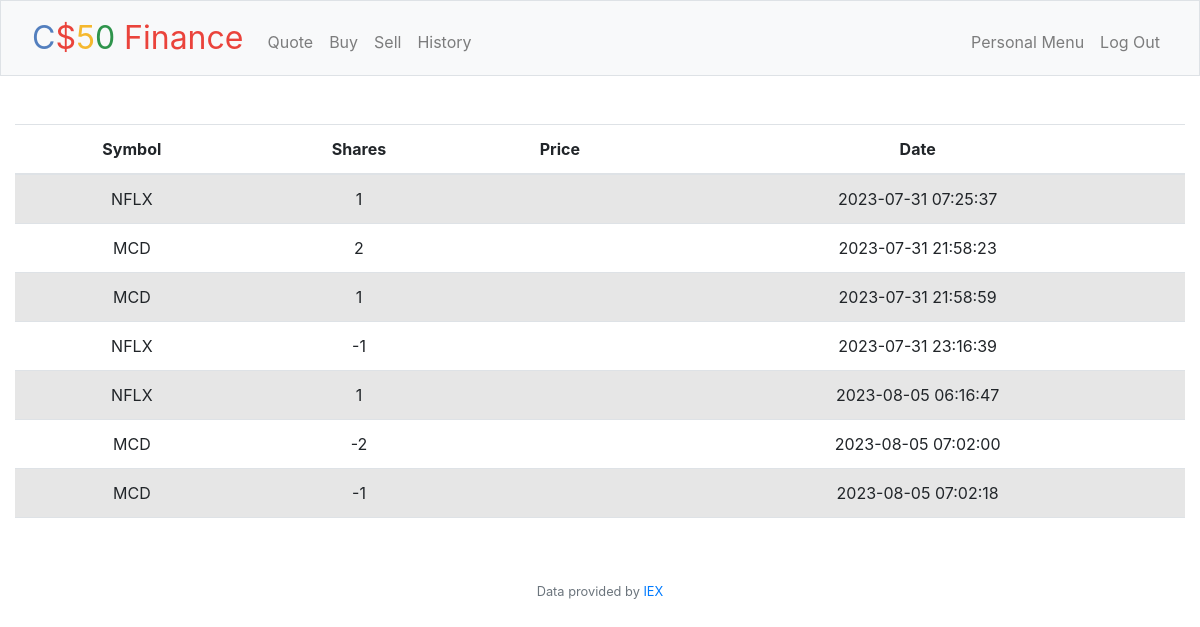
The page /history (signed in) on the database its author committed.
### tables this page shows
CREATE TABLE 'transactions' ('id' INTEGER PRIMARY KEY AUTOINCREMENT NOT NULL, 'user_id' INTEGER, 'symbol' TEXT, 'shares' INTEGER,'price' REAL, 'date' DATETIME);

### app.py (the view)
@app.route("/history")
@login_required
def history():
    user_id = session["user_id"]
    transactions_db = db.execute ("SELECT * FROM transactions WHERE user_id = :id", id = user_id)
    return render_template("history.html", transactions = transactions_db)

### app.py (called while the page is built)
@app.after_request
def after_request(response):
    response.headers["Cache-Control"] = "no-cache, no-store, must-revalidate"
    response.headers["Expires"] = 0
    response.headers["Pragma"] = "no-cache"
    return response

### helpers.py (called while the page is built)
def login_required(f):
    @wraps(f)
    def decorated_function(*args, **kwargs):
        if session.get("user_id") is None:
            return redirect("/login")
        return f(*args, **kwargs)
    return decorated_function

### templates/history.html (shortened to what this page needs)
{% extends "layout.html" %}
{% block main %}
<table class="table table-striped">
    <thead>
      <tr>
        <th scope="col">Symbol</th>
        <th scope="col">Shares</th>
        <th scope="col">Price</th>
        <th scope="col">Date</th>
      </tr>
    </thead>
    <tbody>
        {% for row in transactions %}
            <tr>
                <td>{{ row["symbol"] }}</td>
                <td>{{ row["shares"] }}</td>
                <td>{{ row["price | usd" ] }}</td>
                <td>{{ row["date"]}}</td>
            </tr>
        {% endfor %}
    </tbody>
  </table>
{% endblock %}

### templates/layout.html (shortened to what this page needs)
<!DOCTYPE html>
<html lang="en">
    <head>
        <link href="https://cdn.jsdelivr.net/npm/bootstrap@5.1.3/dist/css/bootstrap.min.css" rel="stylesheet">
        <link href="/static/styles.css" rel="stylesheet">
        <link rel="stylesheet" href="https://cdn.jsdelivr.net/npm/bootstrap@4.1.3/dist/css/bootstrap.min.css">
    </head>
    <body>
        <nav class="bg-light border navbar navbar-expand-md navbar-light">
            <div class="container-fluid">
                <a class="navbar-brand" href="/"><span class="blue">C</span><span class="red">$</span><span class="yellow">5</span><span class="green">0</span> <span class="red">Finance</span></a>
                <div class="collapse navbar-collapse" id="navbar">
                    {% if session["user_id"] %}
                        <ul class="navbar-nav me-auto mt-2">
                            <li class="nav-item"><a class="nav-link" href="/quote">Quote</a></li>
                            <li class="nav-item"><a class="nav-link" href="/buy">Buy</a></li>
                            <li class="nav-item"><a class="nav-link" href="/sell">Sell</a></li>
                            <li class="nav-item"><a class="nav-link" href="/history">History</a></li>
                        </ul>
                        <ul class="navbar-nav ms-auto mt-2">
                            <li class="nav-item"><a class="nav-link" href="/usermenu">Personal Menu</a></li>
                            <li class="nav-item"><a class="nav-link" href="/logout">Log Out</a></li>
                        </ul>
                    {% else %}
                        <ul class="navbar-nav ms-auto mt-2">
                            <li class="nav-item"><a class="nav-link" href="/register">Register</a></li>
                            <li class="nav-item"><a class="nav-link" href="/login">Log In</a></li>
                        </ul>
                    {% endif %}
                </div>
            </div>
        </nav>
        <main class="container-fluid py-5 text-center">
            {% block main %}{% endblock %}
        </main>
        <footer class="mb-5 small text-center text-muted">
            Data provided by <a href="https://iexcloud.io/">IEX</a>
        </footer>
    </body>
</html>

### static/styles.css (style rules this page uses)
nav .navbar-brand { font-size: xx-large; }
nav .navbar-brand .blue { color: #537fbe; }
nav .navbar-brand .red { color: #ea433b; }
nav .navbar-brand .yellow { color: #f5b82e; }
nav .navbar-brand .green { color: #2e944b; }

### rows shown on the page
transactions: symbol "NFLX", shares "1", date "2023-07-31 07:25:37"
transactions: symbol "MCD", shares "2", date "2023-07-31 21:58:23"
transactions: symbol "MCD", shares "1", date "2023-07-31 21:58:59"
transactions: symbol "NFLX", shares "-1", date "2023-07-31 23:16:39"
transactions: symbol "NFLX", shares "1", date "2023-08-05 06:16:47"
transactions: symbol "MCD", shares "-2", date "2023-08-05 07:02:00"
transactions: symbol "MCD", shares "-1", date "2023-08-05 07:02:18"
